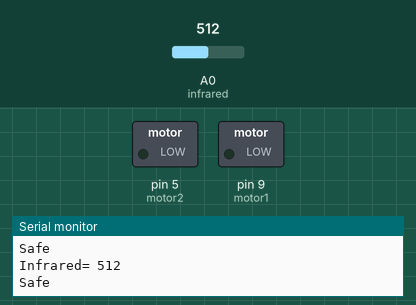
A sketch run on a simulated Arduino Uno, built with avr-gcc and run on an emulated ATmega328P. Parts: switched loads named in the sketch (green lamp = pin HIGH), the last lines printed to the serial monitor. Inputs (shaded band) come from the test bench; at power-on: A0 (infrared) = 512.

Above: at 1.2 s.
1.3 s: A0 (infrared) set to 109
2.8 s: A0 (infrared) set to 92
At 3.3 s:
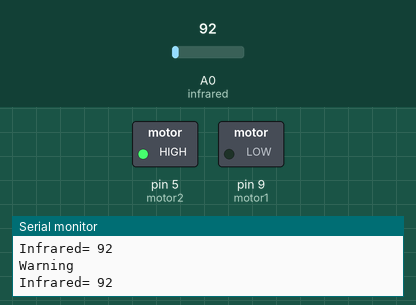
Timing chart, 0 to 5.8 s (numbered marks = the images above; inputs shaded):
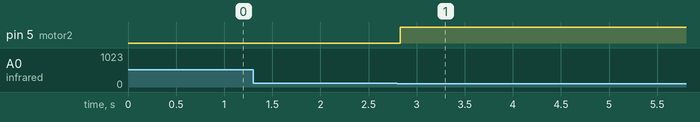

The sketch:

DCmotor.ino
```cpp
//적외선 감지 센서를 이용해 DC모터 작동하는 소스입니다.
int infrared = A0;
int motor1 = 9;
int motor2 = 5;

void setup() {
  pinMode(motor1, OUTPUT);
  pinMode(motor2, OUTPUT);
  Serial.begin(9600);
}

void loop() {
  int state = analogRead(infrared);
  Serial.print("Infrared= ");  //측정된 센서값을 시리얼 모니터에 출력
  Serial.println(state);

  if(state < 100){
    digitalWrite(5,HIGH);    //모터 작동
    digitalWrite(9,LOW);
    Serial.println("Warning");  //경보 메세지를 시리얼 모니터에 출력
  }
  else{
    digitalWrite(5,LOW);   //모터 중지
    digitalWrite(9,LOW);
    Serial.println("Safe");  //안전 메세지를 시리얼 모니터에 출력
  }
}
```

Measured:
- the behaviour switches between 100 and 99 on A0 (infrared) (found by bisection; images 0 and 1)
- after the input at 2.8 s, pin 5 (motor2): LOW → HIGH at once
